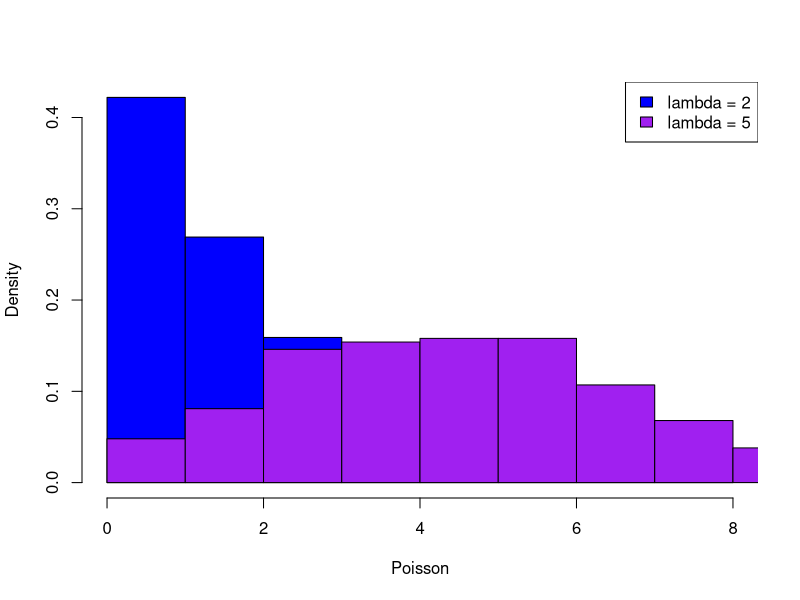
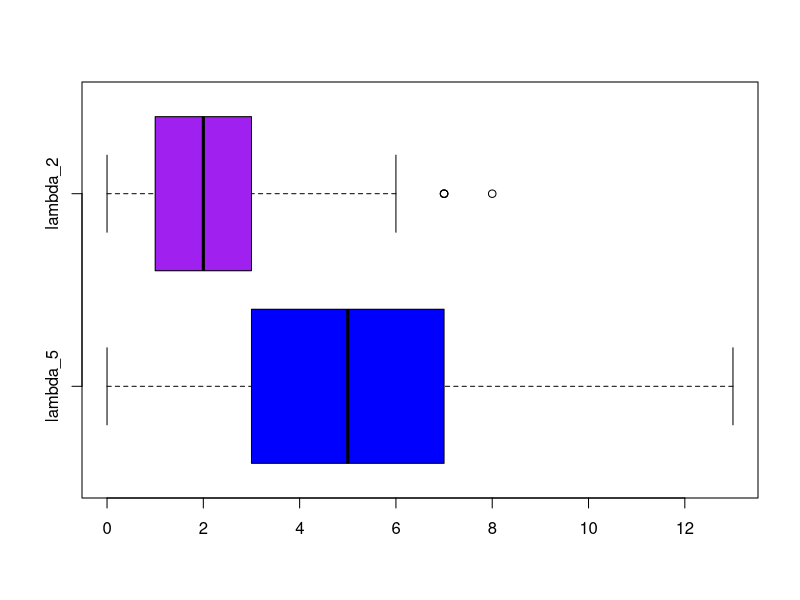

These figures' R source, in order:
d5 = rpois(n = 1000,lambda = 5)
d2 = rpois(n = 1000,lambda = 2)
hist(d2, col = "blue",freq = F, main="", xlab="Poisson", xlim = c(0,8))
hist(d5, col = "purple", add=T, freq = F)
legend("topright", legend = c("lambda = 2", "lambda = 5"), fill = c("blue", "purple"))

d = data.frame(lambda_5=d5,lambda_2=d2)
boxplot(d,horizontal = T, col=c("blue", "purple"))

        